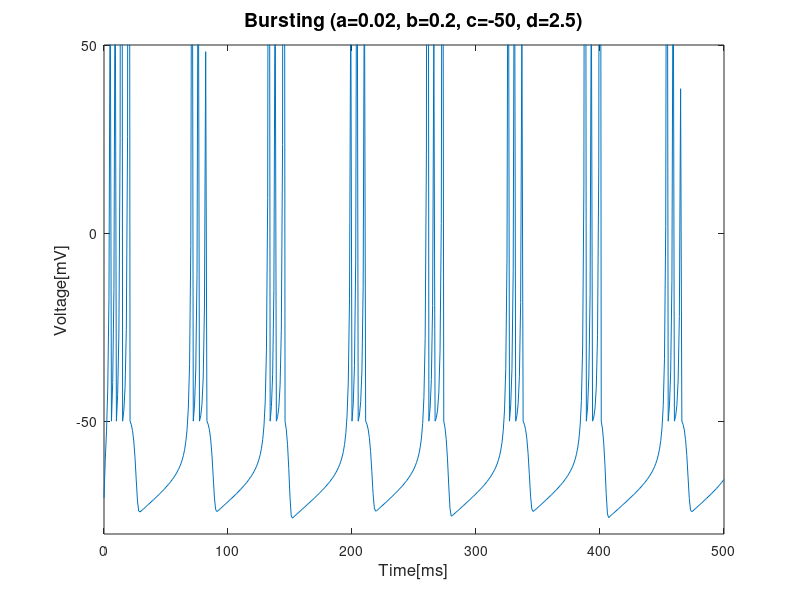

The MATLAB script that drew this image: (Note: this script raises an error after producing the figure.)
%% Problem 1 - b)
clear; clc; clf;

dt=1;                                       % Time resolution [ms]
tau=1;                                      % Time constant
T=500;                                      % Time [ms]
V=-65*ones(length(-50:T/dt),1);             % Voltage [mV]
u=zeros(length(-50:T/dt),1);
I=zeros(length(-50:T/dt),1);                
I(51:end)=10*ones(length(I(51:end)),1);     % Current is 10mA starting from t=0ms
Spk_time=zeros(length(0:T/dt),1);           % Array for Spike timing [ms]

Bur=[0.02, 0.2, -50, 2.5];                  % Parameters for bursting

tmp=Bur; a=tmp(1); b=tmp(2); c=tmp(3); d=tmp(4);

u(1)=V(1)*b;

for it=1:T/dt+50;
    V(it+1)=(V(it)+(0.04*V(it)^2+5*V(it)+140-u(it)+I(it))*dt/tau).*(V(it)<=30)+c.*(V(it)>30);
    u(it+1)=u(it)+(a*(b*V(it+1)-u(it))*dt/tau).*(V(it)<=30)+d.*(V(it)>30);
    if it>=51                               % After first 50ms (for stabilizing the volatge)
        Spk_time(it-50)=(V(it)>30);         % Find spike timings
    end
end

V=V(51:end);                                % Only obtain V(t) where t>0
u=u(51:end);                                % Only obtain u(t) where t>0

Spk_moment=find(Spk_time==1);               % Moment where spike is generated [ms]
ISI=zeros(length(Spk_moment)-1,1);

for it=1:length(Spk_moment)-1
    ISI(it)=Spk_moment(it+1)-Spk_moment(it);
end
%% Plot Result
figure(1);                                  % Plot time vs membrane voltage
plot(0:T/dt,V);
title('Bursting (a=0.02, b=0.2, c=-50, d=2.5)','FontSize',14);
xlabel('Time[ms]','FontSize',12); ylabel('Voltage[mV]','FontSize',12);
ylim([-80 50]); set(gca, 'ytick', -50:50:50);

Firing_Rate=length(find(Spk_time==1))*2;    % Find the mean firing rate
fprintf('The Firing Rate is %f Hz\n',Firing_Rate);

figure(2);                                  % Plot the histogram for ISI
histogram(ISI); title('ISI Histogram','FontSize',14);
xlabel('Time[ms]','FontSize',12); ylabel('Number of ISI','FontSize',12);